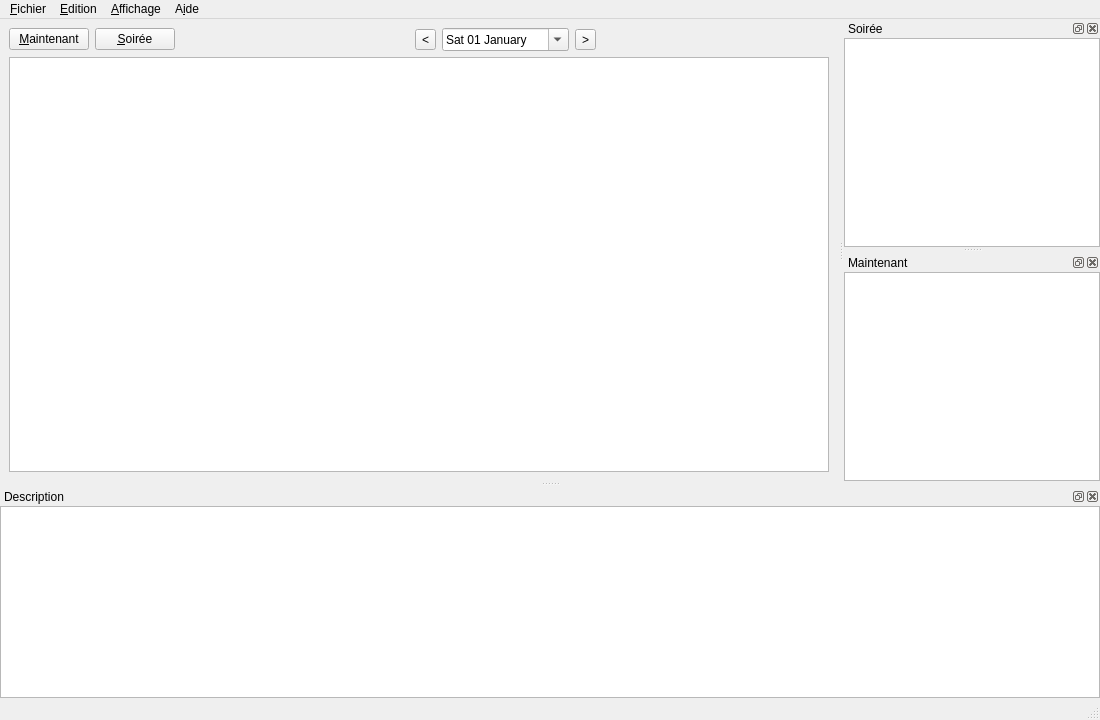
<ui version="4.0" >
 <class>MainWindow</class>
 <widget class="QMainWindow" name="MainWindow" >
  <property name="geometry" >
   <rect>
    <x>0</x>
    <y>0</y>
    <width>1100</width>
    <height>720</height>
   </rect>
  </property>
  <property name="windowTitle" >
   <string>QMagnéto</string>
  </property>
  <property name="windowIcon" >
   <iconset resource="../ressources/ressources.qrc" >
    <normaloff>:/images/images/tv.png</normaloff>:/images/images/tv.png</iconset>
  </property>
  <property name="dockNestingEnabled" >
   <bool>true</bool>
  </property>
  <property name="dockOptions" >
   <set>QMainWindow::AllowNestedDocks|QMainWindow::AllowTabbedDocks|QMainWindow::AnimatedDocks</set>
  </property>
  <widget class="QWidget" name="centralwidget" >
   <layout class="QGridLayout" >
    <item row="0" column="0" >
     <layout class="QVBoxLayout" >
      <item>
       <layout class="QHBoxLayout" >
        <item>
         <layout class="QHBoxLayout" >
          <item>
           <widget class="QPushButton" name="maintenant" >
            <property name="sizePolicy" >
             <sizepolicy vsizetype="Fixed" hsizetype="Maximum" >
              <horstretch>0</horstretch>
              <verstretch>0</verstretch>
             </sizepolicy>
            </property>
            <property name="text" >
             <string>&amp;Maintenant</string>
            </property>
           </widget>
          </item>
          <item>
           <widget class="QPushButton" name="soiree" >
            <property name="sizePolicy" >
             <sizepolicy vsizetype="Fixed" hsizetype="Maximum" >
              <horstretch>0</horstretch>
              <verstretch>0</verstretch>
             </sizepolicy>
            </property>
            <property name="text" >
             <string>&amp;Soirée</string>
            </property>
           </widget>
          </item>
         </layout>
        </item>
        <item>
         <spacer>
          <property name="orientation" >
           <enum>Qt::Horizontal</enum>
          </property>
          <property name="sizeType" >
           <enum>QSizePolicy::Expanding</enum>
          </property>
          <property name="sizeHint" stdset="0" >
           <size>
            <width>40</width>
            <height>20</height>
           </size>
          </property>
         </spacer>
        </item>
        <item>
         <layout class="QHBoxLayout" >
          <item>
           <widget class="QToolButton" name="boutonJourAvant" >
            <property name="text" >
             <string>&lt;</string>
            </property>
           </widget>
          </item>
          <item>
           <widget class="QDateEdit" name="dateEdit" >
            <property name="readOnly" >
             <bool>false</bool>
            </property>
            <property name="displayFormat" >
             <string>ddd dd MMMM</string>
            </property>
            <property name="calendarPopup" >
             <bool>true</bool>
            </property>
           </widget>
          </item>
          <item>
           <widget class="QToolButton" name="boutonJourApres" >
            <property name="text" >
             <string>></string>
            </property>
           </widget>
          </item>
         </layout>
        </item>
        <item>
         <spacer>
          <property name="orientation" >
           <enum>Qt::Horizontal</enum>
          </property>
          <property name="sizeType" >
           <enum>QSizePolicy::Expanding</enum>
          </property>
          <property name="sizeHint" stdset="0" >
           <size>
            <width>40</width>
            <height>20</height>
           </size>
          </property>
         </spacer>
        </item>
       </layout>
      </item>
      <item>
       <widget class="QGraphicsView" name="graphicsViewProgrammes" >
        <property name="sizePolicy" >
         <sizepolicy vsizetype="Expanding" hsizetype="MinimumExpanding" >
          <horstretch>0</horstretch>
          <verstretch>0</verstretch>
         </sizepolicy>
        </property>
       </widget>
      </item>
     </layout>
    </item>
   </layout>
  </widget>
  <widget class="QDockWidget" name="dockSoiree" >
   <property name="windowTitle" >
    <string>Soirée</string>
   </property>
   <attribute name="dockWidgetArea" >
    <number>2</number>
   </attribute>
   <widget class="QWidget" name="dockWidgetContents_2" >
    <layout class="QGridLayout" >
     <property name="margin" >
      <number>0</number>
     </property>
     <item row="0" column="0" >
      <widget class="QListWidget" name="listeSoiree" />
     </item>
    </layout>
   </widget>
  </widget>
  <widget class="QDockWidget" name="dockMaintenant" >
   <property name="windowTitle" >
    <string>Maintenant</string>
   </property>
   <attribute name="dockWidgetArea" >
    <number>2</number>
   </attribute>
   <widget class="QWidget" name="dockWidgetContentsMaintenant" >
    <layout class="QGridLayout" >
     <property name="margin" >
      <number>0</number>
     </property>
     <item row="0" column="0" >
      <widget class="ListMaintenant" name="listeMaintenant" />
     </item>
    </layout>
   </widget>
  </widget>
  <widget class="QDockWidget" name="dockDesc" >
   <property name="features" >
    <set>QDockWidget::AllDockWidgetFeatures</set>
   </property>
   <property name="windowTitle" >
    <string>Description</string>
   </property>
   <attribute name="dockWidgetArea" >
    <number>8</number>
   </attribute>
   <widget class="QWidget" name="dockWidgetContents" >
    <layout class="QGridLayout" >
     <property name="margin" >
      <number>0</number>
     </property>
     <property name="spacing" >
      <number>0</number>
     </property>
     <item row="0" column="0" >
      <widget class="QTextBrowser" name="desc" >
       <property name="sizePolicy" >
        <sizepolicy vsizetype="Expanding" hsizetype="Expanding" >
         <horstretch>0</horstretch>
         <verstretch>0</verstretch>
        </sizepolicy>
       </property>
      </widget>
     </item>
    </layout>
   </widget>
  </widget>
  <widget class="QMenuBar" name="menubar" >
   <property name="geometry" >
    <rect>
     <x>0</x>
     <y>0</y>
     <width>1100</width>
     <height>36</height>
    </rect>
   </property>
   <widget class="QMenu" name="menu_Fichier" >
    <property name="title" >
     <string>&amp;Fichier</string>
    </property>
    <addaction name="separator" />
    <addaction name="action_Quitter" />
   </widget>
   <widget class="QMenu" name="menu_Edition" >
    <property name="title" >
     <string>&amp;Edition</string>
    </property>
    <addaction name="action_Programmes" />
    <addaction name="action_Configurer" />
    <addaction name="action_Canaux" />
   </widget>
   <widget class="QMenu" name="menu_Affichage" >
    <property name="title" >
     <string>&amp;Affichage</string>
    </property>
   </widget>
   <widget class="QMenu" name="menuA_ide" >
    <property name="title" >
     <string>A&amp;ide</string>
    </property>
    <addaction name="actionA_propos" />
    <addaction name="actionA_propos_de_Qt" />
   </widget>
   <addaction name="menu_Fichier" />
   <addaction name="menu_Edition" />
   <addaction name="menu_Affichage" />
   <addaction name="menuA_ide" />
  </widget>
  <widget class="QStatusBar" name="statusbar" />
  <action name="action_Quitter" >
   <property name="text" >
    <string>&amp;Quitter</string>
   </property>
  </action>
  <action name="action_Configurer" >
   <property name="text" >
    <string>&amp;Configurer...</string>
   </property>
  </action>
  <action name="action_Programmes" >
   <property name="text" >
    <string>&amp;Programmes...</string>
   </property>
  </action>
  <action name="actionA_propos" >
   <property name="text" >
    <string>A propos de l'application...</string>
   </property>
  </action>
  <action name="actionA_propos_de_Qt" >
   <property name="text" >
    <string>A propos de Qt...</string>
   </property>
  </action>
  <action name="action_Canaux" >
   <property name="text" >
    <string>C&amp;anaux...</string>
   </property>
  </action>
 </widget>
 <customwidgets>
  <customwidget>
   <class>ListMaintenant</class>
   <extends>QListWidget</extends>
   <header>listmaintenant.h</header>
  </customwidget>
 </customwidgets>
 <resources>
  <include location="../ressources/ressources.qrc" />
 </resources>
 <connections/>
</ui>
